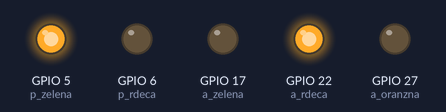
The program below on a simulated Raspberry Pi (BCM pin numbers). Parts: output pins drawn as LEDs (lit = HIGH).

Above: at 1.5 s.
At 3.5 s:
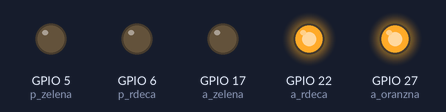
At 4.5 s:
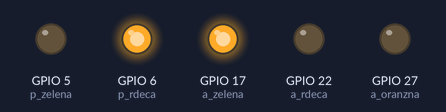
At 5.5 s:
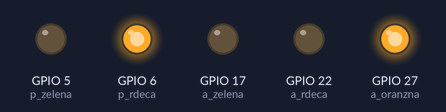
Timing chart, 0 to 7.8 s (numbered marks = the images above):
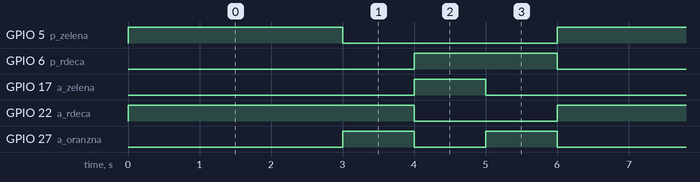

The program:

03_semafor_avtomobili.py
```python
#!/usr/bin/env python
# -*- coding: utf-8 -*-

import gpiozero
import time

#SEMAFOR AVTOMOBILI
#Inicializacija
a_zelena = gpiozero.LED(17)
a_oranzna = gpiozero.LED(27)
a_rdeca = gpiozero.LED(22)

p_zelena = gpiozero.LED(5)
p_rdeca = gpiozero.LED(6)


while True:
    a_rdeca.on()
    a_oranzna.off()
    a_zelena.off()
    p_rdeca.off()
    p_zelena.on()
    time.sleep(3)

    a_oranzna.on()
    p_zelena.off()
    time.sleep(1)

    a_rdeca.off()
    a_oranzna.off()
    a_zelena.on()
    p_rdeca.on()
    p_zelena.off()
    time.sleep(1)

    a_oranzna.on()
    a_zelena.off()
    time.sleep(1)
```

Measured:
- by itself, GPIO 5 (p_zelena): alternates HIGH for 3.0 s and LOW for 3.0 s
- by itself, GPIO 6 (p_rdeca): alternates HIGH for 2.0 s and LOW for 4.0 s
- by itself, GPIO 17 (a_zelena): alternates HIGH for 1.0 s and LOW for 5.0 s
- by itself, GPIO 22 (a_rdeca): alternates HIGH for 4.0 s and LOW for 2.0 s
- by itself, GPIO 27 (a_oranzna): repeats every 6.0 s: LOW 1.0 s, HIGH 1.0 s, LOW 3.0 s, HIGH 1.0 s
